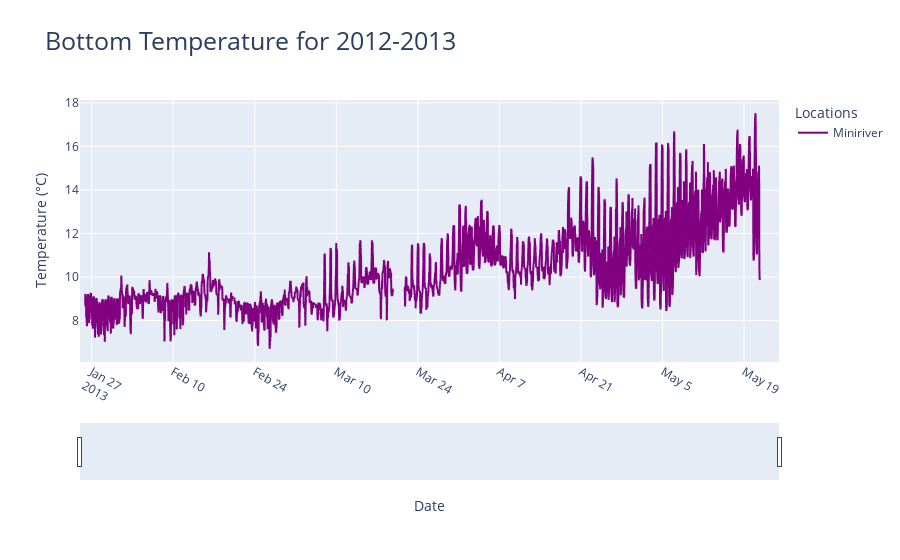
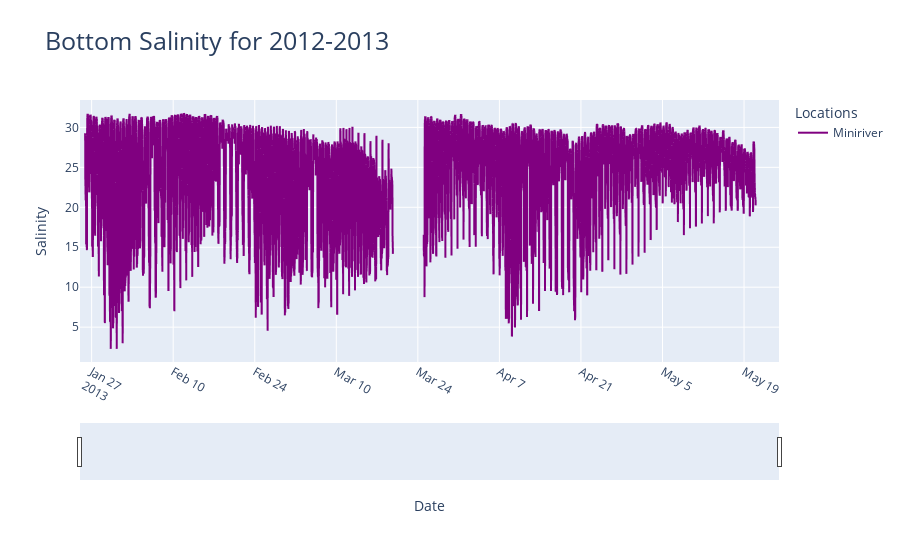
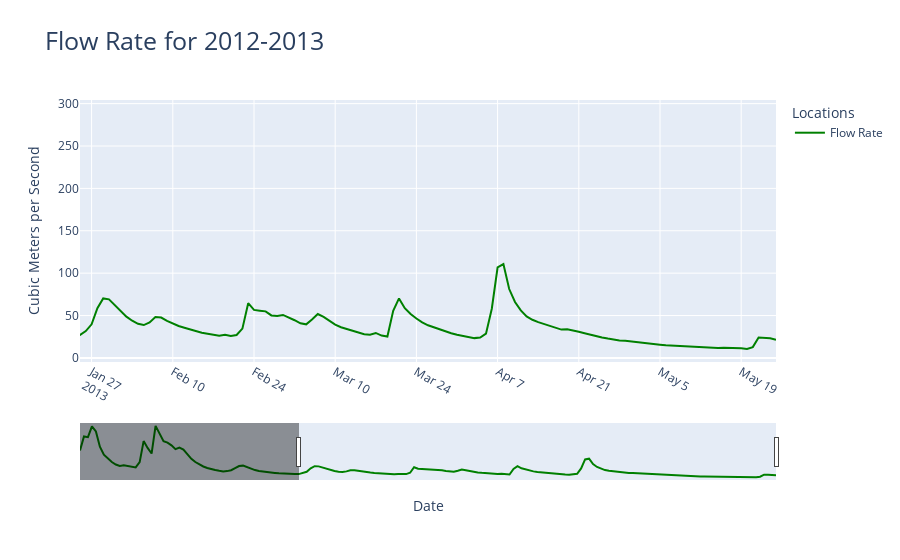

Here is the notebook cell these charts were saved with, in order:
### Code cell
import pandas as pd
import scipy.io as sio
import numpy as np
import datetime
import plotly.express as px
from plotly.subplots import make_subplots
import plotly.graph_objects as go
import re

def Array_To_DataFrame(matDF, varName) :
    npArray = np.array([])
    for i in range (matDF[varName].shape[0]) :
        npArray = np.concatenate((npArray, matDF[varName][i].flatten()))
    return npArray

def matFile_To_DF(matFile) :
    tempDF = sio.loadmat(matFile)
    matDataMidFiltered = {dictKey:dictValue for dictKey, dictValue in tempDF.items() if dictKey[0] != '_'}
    matMidDF = pd.DataFrame({dictKey: np.array(dictValue).flatten() for dictKey, dictValue in matDataMidFiltered.items()})
    return matMidDF

# Finding percentiles
def intervalPercentile(tmsArray, valArray, timeInstanceIdx) :
    # Calculates 99 percentile for valArray based on 24 hours before the midnight of timeInstance and 24 hours after midnight of timeInstance
    lowIdx = max(0, timeInstanceIdx - 96)
    highIdx = min(len(tmsArray) - 1, timeInstanceIdx + 96)
    pctArray = valArray[lowIdx : highIdx]
    if np.isnan(pctArray).all():
        return 1.0
    else:
        return (np.nanpercentile(pctArray, 95.0))

# Dinding scaling factor
def scalingFactor(tmsArray, sourceInstance, surfaceArray, targetInstance, bottomArray):
    # To comment!!!!
    surfacePercentile = intervalPercentile(tmsArray, surfaceArray, sourceInstance)
    bottomPercentile = intervalPercentile(tmsArray, bottomArray, targetInstance)
    return (bottomPercentile/surfacePercentile)


#import downriver bottom data
matDataMini2 = sio.loadmat('2012-13\\hobo_minilander_3826_Dep2.mat') 
matDataMini3 = sio.loadmat('2012-13\\hobo_minilander_3829_Dep3.mat')

#mat lab date origin
origin = np.datetime64('0000-01-01', 'D') - np.timedelta64(1, 'D')

matDataMini2Filtered = {dictKey:dictValue for dictKey, dictValue in matDataMini2.items() if dictKey[0] != '_'}
matMini2DF = pd.DataFrame({dictKey: np.array(dictValue).flatten() for dictKey, dictValue in matDataMini2Filtered.items()})
matDataMini3Filtered = {dictKey:dictValue for dictKey, dictValue in matDataMini3.items() if dictKey[0] != '_'}
matMini3DF = pd.DataFrame({dictKey: np.array(dictValue).flatten() for dictKey, dictValue in matDataMini3Filtered.items()})

matMiniDF = pd.concat([matMini2DF, matMini3DF]).reset_index(drop = True)
matMiniDF = matMiniDF.sort_values(['DN'], ascending = [True])

masterTimeDF = np.linspace(matMiniDF['DN'][0], matMiniDF['DN'][len(matMiniDF['DN']) - 1], 33386)
minilanderSalinity = np.interp(masterTimeDF, matMiniDF['DN'], matMiniDF['S'], left = np.nan, right = np.nan)
minilanderTemperature = np.interp(masterTimeDF, matMiniDF['DN'], matMiniDF['T'], left = np.nan, right = np.nan)

tmsMiniriver = (masterTimeDF * np.timedelta64(24*3600000, 'ms') + origin + np.timedelta64(500, 'ms')).astype('datetime64[s]')
matMiniDF = pd.DataFrame({'DN' : tmsMiniriver, 'S' : minilanderSalinity, 'T' : minilanderTemperature})

downRiverDF = pd.read_csv('downriver_2012_2013_processed.csv', parse_dates = ['DN'])
downRiverDF = downRiverDF.sort_values(['DN'], ascending = [True])

#reading in flow data
flowDF = pd.read_csv('2012_2013alsea.csv')
flowDF['fRate'] = flowDF['max_va'] * 0.0283168
#create a new column for flow dates
for index, row in flowDF.iterrows():
    calcDate = pd.Timestamp(year=int(row['begin_yr']), month=int(row['month_nu']), day=int(row['day_nu']))
    flowDF.loc[index, 'DN'] = calcDate

# First interval : Jan 25 to Feb 18
avgMiniSal = np.array(matMiniDF['S'].to_numpy(), copy = True)
avgDownBottomSal = np.array(downRiverDF['BottomSalCorrected'].to_numpy(), copy = True)
for idx in range(len(tmsMiniriver)):
    if not ((tmsMiniriver[idx] > pd.Timestamp('2013-01-25') and tmsMiniriver[idx] < pd.Timestamp('2013-02-18'))):
        avgMiniSal[idx] = np.nan
for idx in range(len(downRiverDF['DN'])):
    if not ((downRiverDF['DN'][idx] > pd.Timestamp('2013-01-25') and downRiverDF['DN'][idx] < pd.Timestamp('2013-02-18'))):
        avgDownBottomSal[idx] = np.nan
scaleFactor1 = np.nanmax(avgDownBottomSal)/np.nanmax(avgMiniSal)

# Third interval - March 21 to March 28
avgMiniSal = np.array(matMiniDF['S'].to_numpy(), copy = True)
avgDownBottomSal = np.array(downRiverDF['BottomSalCorrected'].to_numpy(), copy = True)
for idx in range(len(tmsMiniriver)):
    if not ((tmsMiniriver[idx] > pd.Timestamp('2013-03-21') and tmsMiniriver[idx] < pd.Timestamp('2013-03-28'))):
        avgMiniSal[idx] = np.nan
for idx in range(len(downRiverDF['DN'])):
    if not ((downRiverDF['DN'][idx] > pd.Timestamp('2013-03-21') and downRiverDF['DN'][idx] < pd.Timestamp('2013-03-28'))):
        avgDownBottomSal[idx] = np.nan
scaleFactor3 = np.nanmax(avgDownBottomSal)/np.nanmax(avgMiniSal)

for idx in range(len(tmsMiniriver)):
    if (tmsMiniriver[idx] > pd.Timestamp('2013-01-25') and tmsMiniriver[idx] <= pd.Timestamp('2013-02-18')):
        matMiniDF.loc[idx, 'S'] = matMiniDF['S'][idx] * scaleFactor1
    elif (tmsMiniriver[idx] > pd.Timestamp('2013-03-25') and tmsMiniriver[idx] < pd.Timestamp('2013-05-21')):
        matMiniDF.loc[idx, 'S'] = matMiniDF['S'][idx] * scaleFactor3
    elif (tmsMiniriver[idx] > pd.Timestamp('2013-02-18') and tmsMiniriver[idx] < pd.Timestamp('2013-03-20')):
        # Roving scaling
        # salinity and minilander have different lengths so comparison of scale factor needs to occur based on time not idx
        result_index = downRiverDF['DN'].sub(matMiniDF['DN'][idx]).abs().idxmin()
        scaleFactor = scalingFactor(tmsMiniriver, idx, matMiniDF['S'], result_index, downRiverDF['SurfaceSalCorrected'])
        matMiniDF.loc[idx, 'S'] = matMiniDF['S'][idx] * scaleFactor
    else:
        matMiniDF.loc[idx, 'S'] = np.nan

# Write out CSV
timedMiniDF = pd.DataFrame({'DN' : tmsMiniriver, 'Salinity' : matMiniDF['S'], 'Temperature' : matMiniDF['T']})
timedMiniDF.to_csv('minilander_2012_2013_processed.csv', index=False)

tmsFlow = flowDF['DN']
tempFigLabels = ['Miniriver']
salFigLabels = ['Miniriver']
tempfig = px.line(x = tmsMiniriver, y = [matMiniDF['T']], color_discrete_sequence= ["purple"], title = "Mini")
for idx in range(len(tempFigLabels)):
    tempfig.data[idx].name = tempFigLabels[idx]
    tempfig.data[idx].hovertemplate = 'variable=' + tempFigLabels[idx] + '<br>x=%{x}<br>value=%{y}<extra></extra>'
    tempfig.data[idx].legendgroup = tempFigLabels[idx]
salfig = px.line(x= tmsMiniriver, y = [timedMiniDF['Salinity']], color_discrete_sequence = ["purple"], title = "Mini")
for idx in range(len(salFigLabels)):
    salfig.data[idx].name = salFigLabels[idx]
    salfig.data[idx].hovertemplate = 'variable=' + salFigLabels[idx] + '<br>x=%{x}<br>value=%{y}<extra></extra>'
    salfig.data[idx].legendgroup = salFigLabels[idx]
flowFigLabel = ['Flow Rate']
flowfig = px.line(x = tmsFlow, y = [flowDF['fRate']], color_discrete_sequence= ["green"], title = "Flow Rate")
for idx in range(len(flowFigLabel)):
    flowfig.data[idx].name = flowFigLabel[idx]
    flowfig.data[idx].hovertemplate = 'variable=' + flowFigLabel[idx] + '<br>x=%{x}<br>value=%{y}<extra></extra>'
    flowfig.data[idx].legendgroup = flowFigLabel[idx]

tempfig.update_layout(title=dict(text= "Bottom Temperature for 2012-2013", font=dict(size=25)))
tempfig.update_xaxes(tickangle=30)
tempfig.update_xaxes(rangeslider_visible=True)
tempfig.update_xaxes(range = [pd.Timestamp('2013-01-25'),pd.Timestamp('2013-05-25')])

salfig.update_layout(title=dict(text= "Bottom Salinity for 2012-2013", font=dict(size=25)))
salfig.update_xaxes(tickangle=30)
salfig.update_xaxes(rangeslider_visible=True)
salfig.update_xaxes(range = [pd.Timestamp('2013-01-25'),pd.Timestamp('2013-05-25')])

flowfig.update_layout(title=dict(text= "Flow Rate for 2012-2013", font=dict(size=25)))
flowfig.update_xaxes(tickangle=30)
flowfig.update_xaxes(rangeslider_visible=True)
flowfig.update_xaxes(range = [pd.Timestamp('2013-01-25'),pd.Timestamp('2013-05-25')])

tempfig.update_layout(xaxis_title="Date", yaxis_title="Temperature (°C)", legend_title="Locations")
salfig.update_layout(xaxis_title="Date", yaxis_title="Salinity", legend_title="Locations")
flowfig.update_layout(xaxis_title="Date", yaxis_title="Cubic Meters per Second",legend_title="Locations")

tempfig.show()
salfig.show()
flowfig.show()

### Figure 1 — Plotly figure (JSON) as saved in the notebook; plotly's stock layout.template omitted (floating-point values rounded to 4 significant figures; data arrays with more than 128 entries replaced by an {"elided": "..."} marker saying what was removed)
{"data": [{"hovertemplate": "variable=Miniriver<br>x=%{x}<br>value=%{y}<extra></extra>", "legendgroup": "Miniriver", "line": {"color": "purple", "dash": "solid"}, "marker": {"symbol": "circle"}, "mode": "lines", "name": "Miniriver", "showlegend": true, "type": "scattergl", "x": {"elided": "33386 str values"}, "xaxis": "x", "y": {"elided": "33386 float values"}, "yaxis": "y"}], "layout": {"legend": {"title": {"text": "Locations"}, "tracegroupgap": 0}, "title": {"font": {"size": 25}, "text": "Bottom Temperature for 2012-2013"}, "xaxis": {"anchor": "y", "domain": [0, 1], "range": ["2013-01-25T00:00:00", "2013-05-25T00:00:00"], "rangeslider": {"visible": true}, "tickangle": 30, "title": {"text": "Date"}}, "yaxis": {"anchor": "x", "domain": [0, 1], "title": {"text": "Temperature (°C)"}}}}

### Figure 2 — Plotly figure (JSON) as saved in the notebook; plotly's stock layout.template omitted (floating-point values rounded to 4 significant figures; data arrays with more than 128 entries replaced by an {"elided": "..."} marker saying what was removed)
{"data": [{"hovertemplate": "variable=Miniriver<br>x=%{x}<br>value=%{y}<extra></extra>", "legendgroup": "Miniriver", "line": {"color": "purple", "dash": "solid"}, "marker": {"symbol": "circle"}, "mode": "lines", "name": "Miniriver", "showlegend": true, "type": "scattergl", "x": {"elided": "33386 str values"}, "xaxis": "x", "y": {"elided": "33386 float values"}, "yaxis": "y"}], "layout": {"legend": {"title": {"text": "Locations"}, "tracegroupgap": 0}, "title": {"font": {"size": 25}, "text": "Bottom Salinity for 2012-2013"}, "xaxis": {"anchor": "y", "domain": [0, 1], "range": ["2013-01-25T00:00:00", "2013-05-25T00:00:00"], "rangeslider": {"visible": true}, "tickangle": 30, "title": {"text": "Date"}}, "yaxis": {"anchor": "x", "domain": [0, 1], "title": {"text": "Salinity"}}}}

### Figure 3 — Plotly figure (JSON) as saved in the notebook; plotly's stock layout.template omitted (floating-point values rounded to 4 significant figures; data arrays with more than 128 entries replaced by an {"elided": "..."} marker saying what was removed)
{"data": [{"hovertemplate": "variable=Flow Rate<br>x=%{x}<br>value=%{y}<extra></extra>", "legendgroup": "Flow Rate", "line": {"color": "green", "dash": "solid"}, "marker": {"symbol": "circle"}, "mode": "lines", "name": "Flow Rate", "orientation": "v", "showlegend": true, "type": "scatter", "x": {"elided": "176 str values"}, "xaxis": "x", "y": {"elided": "176 float values"}, "yaxis": "y"}], "layout": {"legend": {"title": {"text": "Locations"}, "tracegroupgap": 0}, "title": {"font": {"size": 25}, "text": "Flow Rate for 2012-2013"}, "xaxis": {"anchor": "y", "domain": [0, 1], "range": ["2013-01-25T00:00:00", "2013-05-25T00:00:00"], "rangeslider": {"visible": true}, "tickangle": 30, "title": {"text": "Date"}}, "yaxis": {"anchor": "x", "domain": [0, 1], "title": {"text": "Cubic Meters per Second"}}}}
